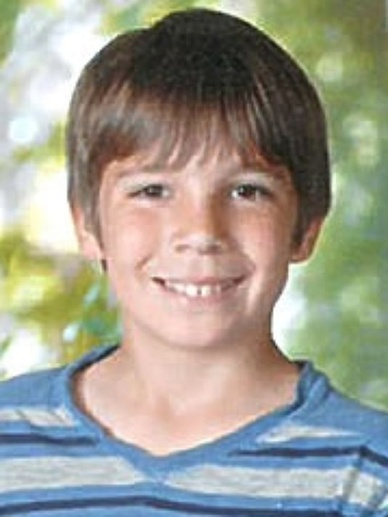
#> input picture data_mentah/11_0_0_20170110220408722.jpg, 388 x 517 px, shrunk from 534 x 712 before the run; its folder holds 4 pictures in this run
$ jupyter execute --allow-errors famscreen_lbplandmark_canny.ipynb
#> lines starting #> are read from the running program, lines starting #| are printed output that depends on the picture; pictures that were not available may be replaced by others from this repository, and a replacement may not be noted
[cell 1]
import os
import cv2
import numpy as np
import pandas as pd
import dlib
from skimage.feature import local_binary_pattern
from scipy.spatial import ConvexHull
from imblearn.over_sampling import SMOTE
from sklearn.model_selection import train_test_split
from sklearn.ensemble import RandomForestClassifier
from sklearn.metrics import accuracy_score, classification_report, confusion_matrix
import seaborn as sns
import matplotlib.pyplot as plt
import joblib

# Path dataset
dataset_path = "data_mentah/"

[cell 2]
# Fungsi untuk mengonversi umur menjadi kategori umur
def categorize_age(age):
    '''
    Fungsi ini mengonversi umur menjadi kategori umur berdasarkan rentang usia.
    Kategori usia yang dihasilkan:
           0 - Anak-anak (1-10 tahun)
           1 - Remaja (11-18 tahun)
           2 - Dewasa (19-59 tahun)
           -1 - Tidak valid (jika usia tidak dalam rentang yang ditentukan)
    '''
    if 1 <= age <= 10:
        return 0  # Anak-anak
    elif 11 <= age <= 18:
        return 1  # Remaja
    elif 19 <= age <= 59:
        return 2  # Dewasa
    return -1  # Label tidak valid

# [115 lines left out: functions enhance_with_canny, extract_lbp_from_canny, process_face_with_canny, extract_lbp_features, enhance_image, not called in this run]

# Fungsi untuk mendeteksi wajah dan cropping menggunakan dlib
def detect_face_dlib(img):
    # Pastikan citra memiliki 3 channel (RGB) sebelum melakukan konversi ke grayscale
    if len(img.shape) == 3:
        gray = cv2.cvtColor(img, cv2.COLOR_BGR2GRAY)
    else:
        gray = img  # Jika citra sudah grayscale, langsung digunakan

    # Detektor wajah dlib
    detector = dlib.get_frontal_face_detector()

    # Prediktor landmarks wajah
    predictor = dlib.shape_predictor("shape_predictor_68_face_landmarks.dat")

    # Deteksi wajah
    faces = detector(gray)

    if len(faces) == 0:
        return None  # Jika tidak ada wajah terdeteksi

    # Ambil wajah pertama yang terdeteksi
    face = faces[0]

    # Prediksi landmarks untuk wajah yang terdeteksi
    landmarks = predictor(gray, face)

    # Mengambil koordinat landmarks wajah
    landmarks_points = np.array([[p.x, p.y] for p in landmarks.parts()])

    # Menghitung convex hull dari landmarks wajah
    convex_hull = ConvexHull(landmarks_points)
    vertices = convex_hull.vertices

    # Membuat mask untuk wajah
    mask = np.zeros(gray.shape, dtype=np.uint8)
    cv2.fillPoly(mask, [landmarks_points[vertices]], 255)

    # Memotong wajah menggunakan bounding box dari mask
    x, y, w, h = cv2.boundingRect(mask)
    cropped_face = img[y:y+h, x:x+w]

    return cropped_face

[cell 3]
# Inisialisasi list untuk menyimpan data
data = []

# Mendapatkan daftar file gambar dalam folder dataset
image_files = [f for f in os.listdir(dataset_path) if f.endswith((".jpg", ".png"))]
image_data_by_age = {}

# Mengelompokkan gambar berdasarkan kategori umur
for image_file in image_files:
    parts = image_file.split('_')
    age = int(parts[0])  # Mengambil usia dari nama file
    age_category = categorize_age(age)

    if age_category != -1:
        if age_category not in image_data_by_age:
            image_data_by_age[age_category] = []
        image_data_by_age[age_category].append(image_file)
#> further down, image is the input picture: shape (517, 388, 3); mean B, G, R 143.4, 155.8, 156.9

# Proses gambar yang ada untuk ekstraksi fitur
#> (the rest of this cell did not finish here and is left out)

#> in detect_face_dlib, `gray = cv2.cvtColor(img, cv2.COLOR_BGR2GRAY)`:
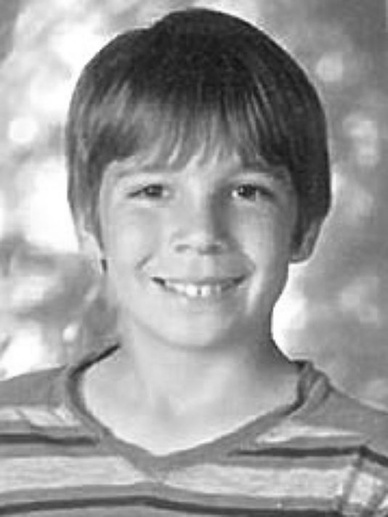
#> gray: shape (517, 388); min 18, max 255, mean 154.7

        if cropped_face is not None:
            # Lakukan enhancement pada gambar wajah yang sudah dipotong
            enhanced_img = enhance_image(cropped_face)

            # Ekstraksi fitur LBP
            lbp_features = extract_lbp_features(enhanced_img)

            # Menggabungkan label umur dan fitur LBP ke dalam list data
            data.append([age_category] + lbp_features.tolist())

#> (a cell that did not finish here is left out)

[cell 5]
# Membaca data dari CSV
df = pd.read_csv("df_sampled.csv")
#> (reads df_sampled.csv from the repository)
print(df.head())

[cell 6]
# Memeriksa distribusi kategori usia
print(df['age_category'].value_counts())

[cell 7]
# Memisahkan fitur dan target
X = df.drop(columns=['age_category'])
y = df['age_category']

# Menggunakan SMOTE untuk menyeimbangkan kategori
#> (the rest of this cell did not finish here and is left out)

[cell 8]
# Inisialisasi model Random Forest dengan parameter awal
model = RandomForestClassifier(n_estimators=200, random_state=42, class_weight='balanced')

# Melatih model
#> (the rest of this cell did not finish here and is left out)

#> (a cell that did not finish here is left out)

[cell 10]
# Menyimpan model
joblib.dump(model, "famscreen_model.pkl")

[cell 11]
# Memuat model Random Forest yang telah disimpan
model = joblib.load('famscreen_model.pkl')

#> (a cell that did not finish here is left out)

[cell 13]
import cv2
import dlib
import numpy as np
import joblib
from skimage.feature import local_binary_pattern

# Fungsi untuk ekstraksi fitur LBP (seperti yang sudah dijelaskan sebelumnya)
# [6 lines left out: function extract_lbp_features, not called in this run]

# Fungsi untuk mendeteksi wajah dan cropping menggunakan dlib
def detect_face_dlib(img):
    if len(img.shape) == 3:
        gray = cv2.cvtColor(img, cv2.COLOR_BGR2GRAY)
    else:
        gray = img

    detector = dlib.get_frontal_face_detector()
    predictor = dlib.shape_predictor("shape_predictor_68_face_landmarks.dat")

    faces = detector(gray)
    if len(faces) == 0:
        return None  # Tidak ada wajah terdeteksi

    face = faces[0]
    landmarks = predictor(gray, face)
    landmarks_points = np.array([[p.x, p.y] for p in landmarks.parts()])

    convex_hull = ConvexHull(landmarks_points)
    vertices = convex_hull.vertices

    mask = np.zeros(gray.shape, dtype=np.uint8)
    cv2.fillPoly(mask, [landmarks_points[vertices]], 255)

    x, y, w, h = cv2.boundingRect(mask)
    cropped_face = img[y:y+h, x:x+w]

    return cropped_face

# Fungsi untuk memproses gambar dan memprediksi
def predict_age_category(image_path, model):
    # Baca gambar
    image = cv2.imread(image_path)

    # Deteksi wajah dan crop gambar wajah
    cropped_face = detect_face_dlib(image)

    if cropped_face is not None:
        # Ekstraksi fitur LBP dari gambar wajah yang terdeteksi
        enhanced_img = cv2.cvtColor(cropped_face, cv2.COLOR_BGR2GRAY)  # Pastikan gambar grayscale
        lbp_features = extract_lbp_features(enhanced_img)

        # Prediksi kategori umur menggunakan model
        lbp_features = np.array(lbp_features).reshape(1, -1)  # Ubah menjadi format 2D untuk prediksi
        age_category_pred = model.predict(lbp_features)

        return age_category_pred[0]
    else:
        return None  # Tidak ada wajah terdeteksi

# Memuat model yang sudah disimpan
model = joblib.load('famscreen_model.pkl')

# Contoh menggunakan gambar baru untuk prediksi
image_path = "Images/ImageFile.jpg"  # Ganti dengan path gambar yang ingin diuji
#> (the rest of this cell did not finish here and is left out)

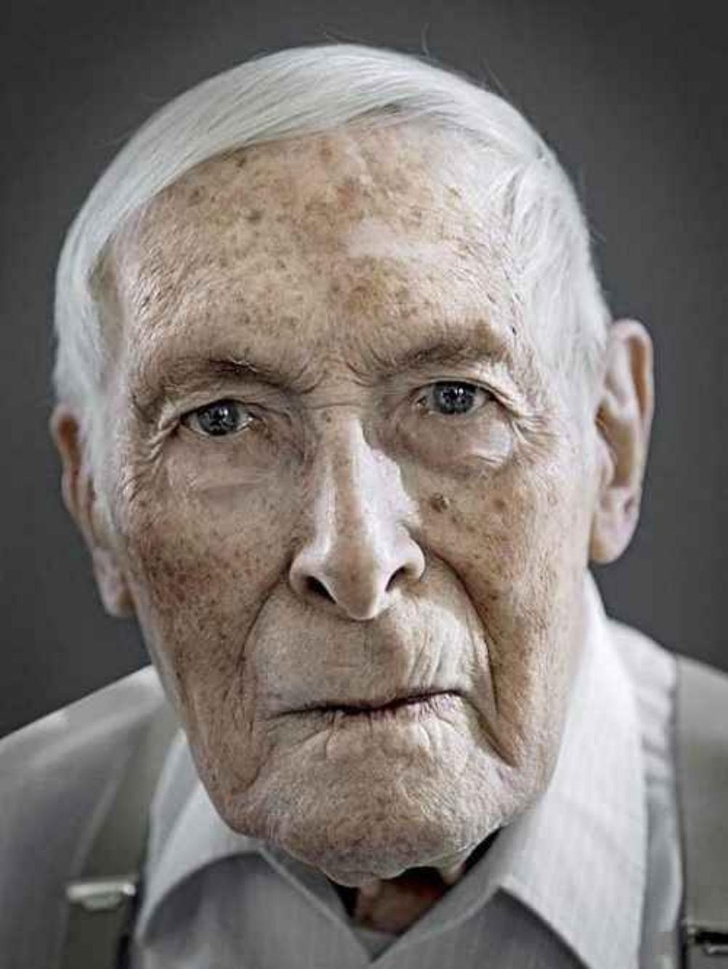
#> input picture data_mentah/110_0_0_20170112213500903.jpg, 728 x 969 px, shrunk from 1002 x 1333 before the run, given in place of ImageFile.jpg, which was not available
#> in predict_age_category, image is the input picture: shape (969, 728, 3); mean B, G, R 116.1, 120.1, 127
#> in detect_face_dlib, `gray = cv2.cvtColor(img, cv2.COLOR_BGR2GRAY)`:
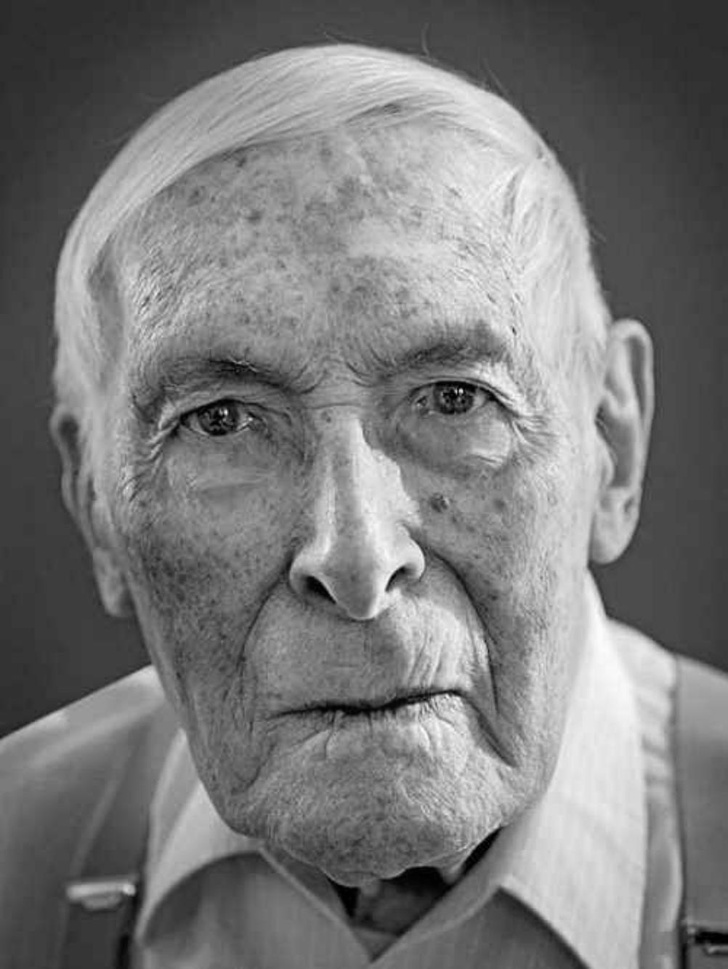
#> gray: shape (969, 728); min 0, max 252, mean 121.7

if predicted_age_category is not None:
    print(f"Kategori usia yang diprediksi: {predicted_age_category}")
else:
    print("Tidak ada wajah terdeteksi dalam gambar.")
